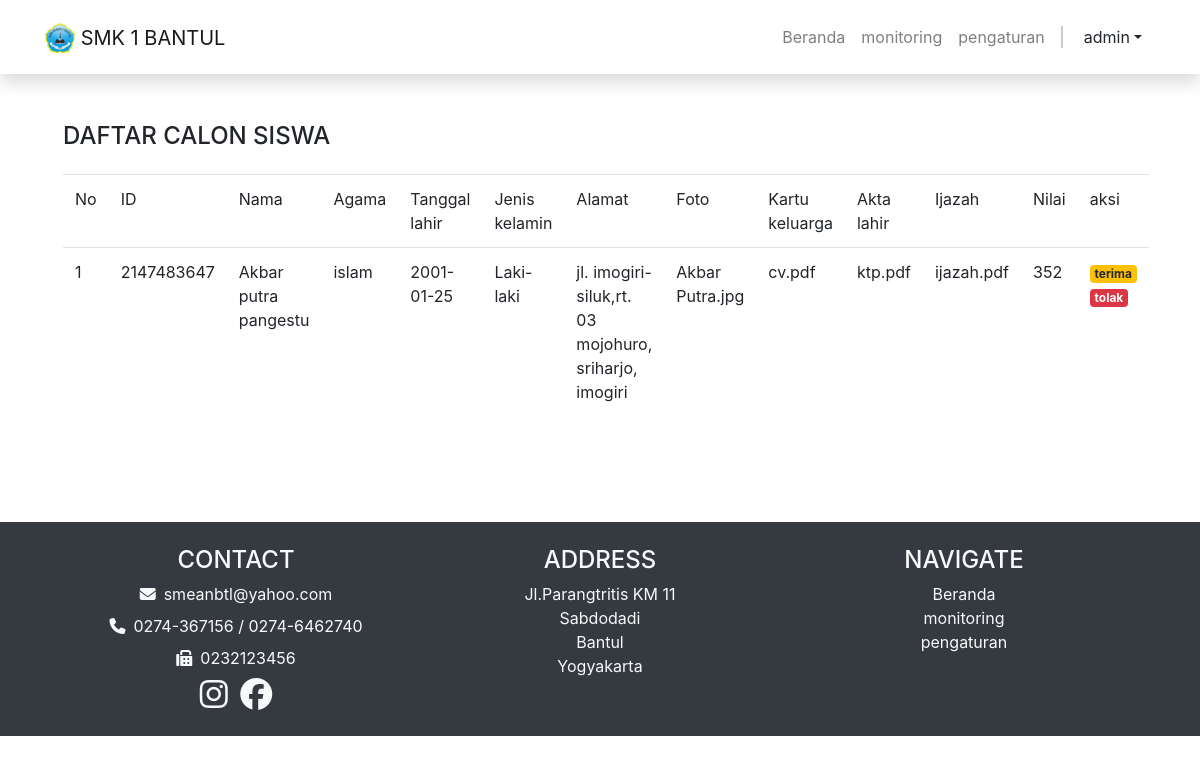
Screenshot of /views/admin?monitoring (signed in) with the database file from the repository.
### tables this page shows
CREATE TABLE `pendaftar` (
  `no_pendf` int(11) NOT NULL,
  `id` int(11) NOT NULL,
  `nama` varchar(25) NOT NULL,
  `kelamin` enum('L','P') NOT NULL,
  `tgl_lhr` date NOT NULL,
  `agama` varchar(10) NOT NULL,
  `alamat` text NOT NULL,
  `id_berkas` int(11) NOT NULL,
  `id_nilai` int(11) NOT NULL,
  `status` int(1) NOT NULL
);

CREATE TABLE `berkas` (
  `id_berkas` int(11) NOT NULL,
  `foto` varchar(255) NOT NULL,
  `kk` varchar(255) NOT NULL,
  `akta_lahir` varchar(255) NOT NULL,
  `ijazah` varchar(255) NOT NULL,
  `nilai_rapor` int(5) NOT NULL
);

CREATE TABLE `nilai_un` (
  `id_nilai` int(11) NOT NULL,
  `indo` int(5) NOT NULL,
  `mtk` int(5) NOT NULL,
  `inggris` int(5) NOT NULL,
  `ipa` int(5) NOT NULL,
  `jumlah` int(11) NOT NULL
);

### views/admin/monitoring.php (the view)
<?php
    include "../../controller/connect.php";
?>
<main role="main" class="m-5">
    <div class="container">
        <h4>DAFTAR CALON SISWA</h4>
        <table class="table mt-4">
            <tr>
                <td>No</td>
                <td>ID</td>
                <td>Nama</td>
                <td>Agama</td>
                <td>Tanggal lahir</td>
                <td>Jenis kelamin</td>
                <td>Alamat</td>
                <td>Foto</td>
                <td>Kartu keluarga</td>
                <td>Akta lahir</td>
                <td>Ijazah</td>
                <td>Nilai</td>
                <td>aksi</td>
            </tr>
            <?php
                $i=0;
                $query = mysqli_query($connect, "SELECT * FROM pendaftar p JOIN berkas b ON b.id_berkas=p.id_berkas JOIN nilai_un n ON n.id_nilai=p.id_nilai ORDER BY n.jumlah DESC");
                foreach($query as $data) :
                $i++;
            ?>
            <tr>
                <td><?= $i; ?></td>
                <td><?= $data['no_pendf'] ?></td>
                <td><?= $data['nama'] ?></td>
                <td><?= $data['agama'] ?></td>
                <td><?= $data['tgl_lhr'] ?></td>
                <td><?= ($data['kelamin'] == 'L') ? 'Laki-laki' : 'Perempuan' ; ?></td>
                <td><?= $data['alamat'] ?></td>
                <td><?= $data['foto'] ?></td>
                <td><?= $data['kk'] ?></td>
                <td><?= $data['akta_lahir'] ?></td>
                <td><?= $data['ijazah'] ?></td>
                <td><?= $data['jumlah'] ?></td>
                <td>
                    <?php
                        if ($data['status'] == 0) {
                            echo "<a href='../../controller/konfirmasi.php?yes&no_pendf=$data[no_pendf]' class='badge badge-warning'>terima</a>
                            <a href='../../controller/konfirmasi.php?no&no_pendf=$data[no_pendf]&idberkas=$data[id_berkas]&idnilai=$data[id_nilai]' class='badge badge-danger'>tolak</a>";
                        } else {
                            echo "<span class='badge badge-success'>diterima</span>";
                        }
                    ?>
                </td>
            </tr>
                <?php endforeach; ?>
        </table>
    </div>
</main>

### rows the page displays
pendaftar: no_pendf "2147483647", nama "Akbar putra pangestu", agama "islam", tgl_lhr "2001-01-25", kelamin "Laki-laki", alamat "jl. imogiri-siluk,rt. 03 mojohuro, sriharjo, imogiri", id_berkas.foto "Akbar Putra.jpg", id_berkas.kk "cv.pdf", id_berkas.akta_lahir "ktp.pdf", id_berkas.ijazah "ijazah.pdf", id_nilai.jumlah "352"

### other values shown
$_SESSION['nama'] "admin"
